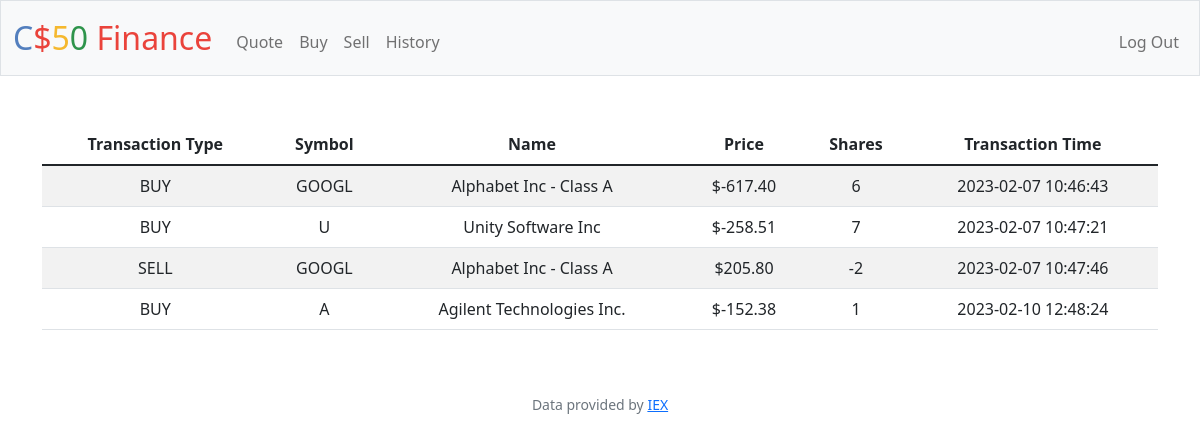
/history (signed in), run on an earlier commit of the app's database.
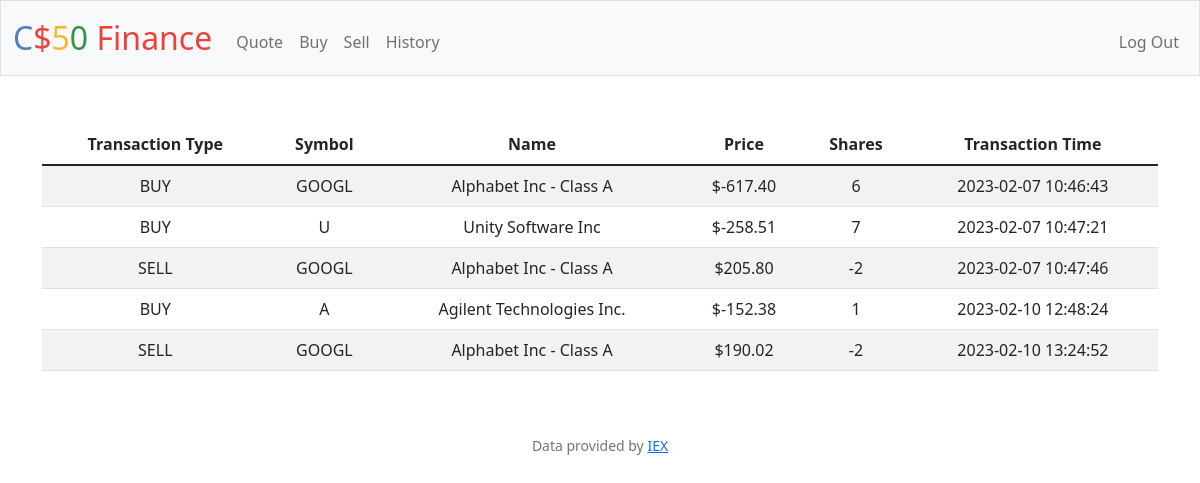
And on a later commit of the database.
### tables this page shows
CREATE TABLE trx(
id integer primary key autoincrement not null,
user_id integer not null,
symbol text not null,
shares integer not null,
price float not null,
trx_time DATETIME DEFAULT CURRENT_TIMESTAMP, name text after symbol, type text);

### app.py (the view)
@app.route("/history")
@login_required
def history():
    id = session["user_id"]
    history = db.execute("SELECT * FROM trx where user_id = ?", id)
    return render_template("history.html", history=history)

### app.py (called while the page is built)
@app.after_request
def after_request(response):
    response.headers["Cache-Control"] = "no-cache, no-store, must-revalidate"
    response.headers["Expires"] = 0
    response.headers["Pragma"] = "no-cache"
    return response

### helpers.py (called while the page is built)
def login_required(f):
    @wraps(f)
    def decorated_function(*args, **kwargs):
        if session.get("user_id") is None:
            return redirect("/login")
        return f(*args, **kwargs)
    return decorated_function

def usd(value):
    return f"${value:,.2f}"

### templates/history.html (shortened to what this page needs)
{% extends "layout.html" %}
{% block main %}
    <div class="container">
        <table class="table table-striped">
            <thead>
                <th>Transaction Type</th>
                <th>Symbol</th>
                <th>Name</th>
                <th>Price</th>
                <th>Shares</th>
                <th>Transaction Time</th>
            </thead>
            <tbody>
                {% for hist in history %}
                <tr>
                    <td>{{ hist["type"] }}</td>
                    <td>{{ hist["symbol"] }}</td>
                    <td>{{ hist["name"] }}</td>
                    <td>{{ hist["price"] | usd }}</td>
                    <td>{{ hist["shares"] }}</td>
                    <td>{{ hist["trx_time"] }}</td>
                </tr>
                {% endfor %}
            </tbody>
        </table>
    </div>
{% endblock %}

### templates/layout.html (shortened to what this page needs)
<!DOCTYPE html>
<html lang="en">
    <head>
        <link href="https://cdn.jsdelivr.net/npm/bootstrap@5.1.3/dist/css/bootstrap.min.css" rel="stylesheet">
        <link href="/static/styles.css" rel="stylesheet">
    </head>
    <body>
        <nav class="bg-light border navbar navbar-expand-md navbar-light">
            <div class="container-fluid">
                <a class="navbar-brand" href="/"><span class="blue">C</span><span class="red">$</span><span class="yellow">5</span><span class="green">0</span> <span class="red">Finance</span></a>
                <div class="collapse navbar-collapse" id="navbar">
                    {% if session["user_id"] %}
                        <ul class="navbar-nav me-auto mt-2">
                            <li class="nav-item"><a class="nav-link" href="/quote">Quote</a></li>
                            <li class="nav-item"><a class="nav-link" href="/buy">Buy</a></li>
                            <li class="nav-item"><a class="nav-link" href="/sell">Sell</a></li>
                            <li class="nav-item"><a class="nav-link" href="/history">History</a></li>
                        </ul>
                        <ul class="navbar-nav ms-auto mt-2">
                            <li class="nav-item"><a class="nav-link" href="/logout">Log Out</a></li>
                        </ul>
                    {% else %}
                        <ul class="navbar-nav ms-auto mt-2">
                            <li class="nav-item"><a class="nav-link" href="/register">Register</a></li>
                            <li class="nav-item"><a class="nav-link" href="/login">Log In</a></li>
                        </ul>
                    {% endif %}
                </div>
            </div>
        </nav>
        <main class="container-fluid py-5 text-center">
            {% block main %}{% endblock %}
        </main>
        <footer class="mb-5 small text-center text-muted">
            Data provided by <a href="https://iexcloud.io/">IEX</a>
        </footer>
    </body>
</html>

### static/styles.css (style rules this page uses)
nav .navbar-brand { font-size: xx-large; }
nav .navbar-brand .blue { color: #537fbe; }
nav .navbar-brand .red { color: #ea433b; }
nav .navbar-brand .yellow { color: #f5b82e; }
nav .navbar-brand .green { color: #2e944b; }

What changed in the data, as far as the page shows it:
added trx: type "SELL", symbol "GOOGL", name "Alphabet Inc - Class A", price "$190.02", shares "-2", trx_time "2023-02-10 13:24:52"
